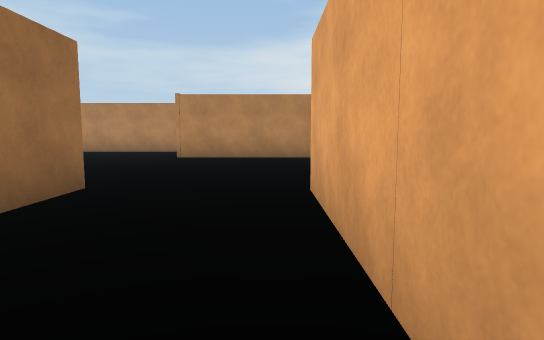
View 1 (above)

20 first-person views from a walk through a scene from a Unity 3-D project. The camera is 1.4 m above the floor, tilts 6° down and sees 75° across. The floor is counted in squares, 2 m on a side. Each view is taken from the middle of a square. On the plan, view 1 faces up. The plan holds only what a view shows up to about 11 squares ahead; the rest is blank. The place goes on beyond the plan. Surface patterns are stand-ins for the level's own textures.

View 2
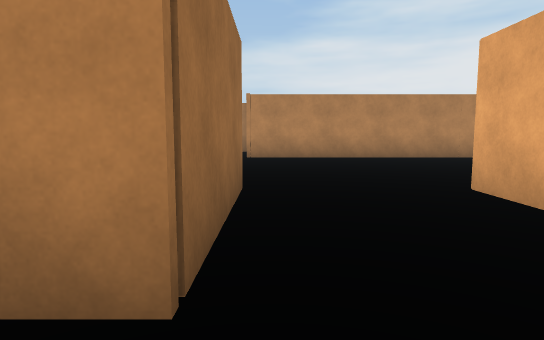

View 3
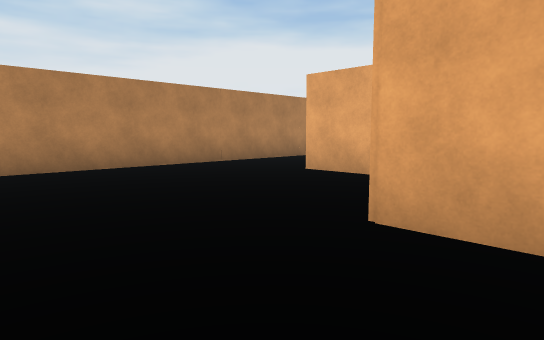

View 4
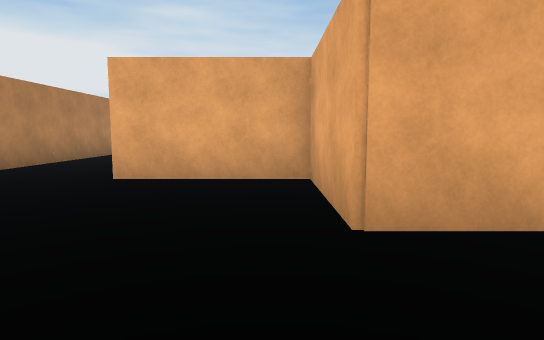

View 5
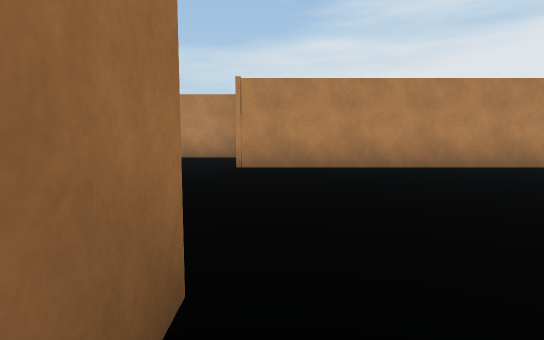

View 6
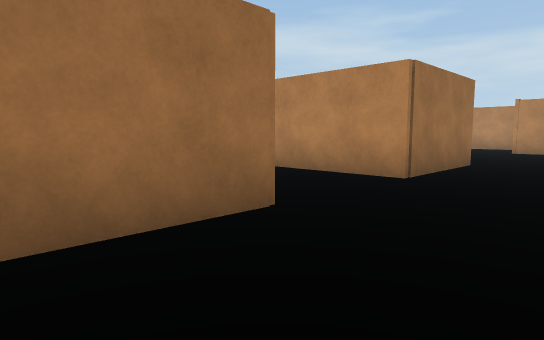

View 7
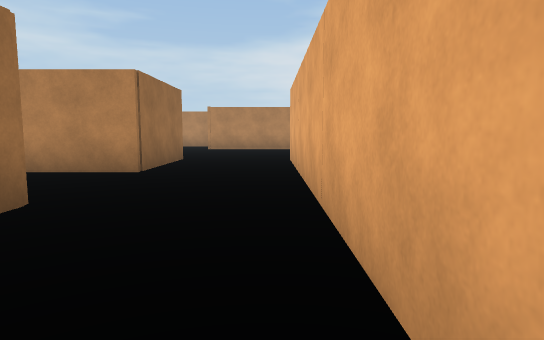

View 8
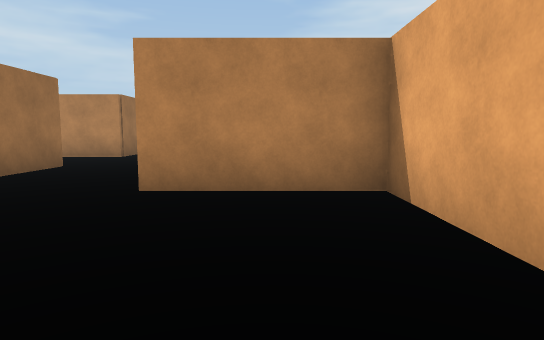

View 9
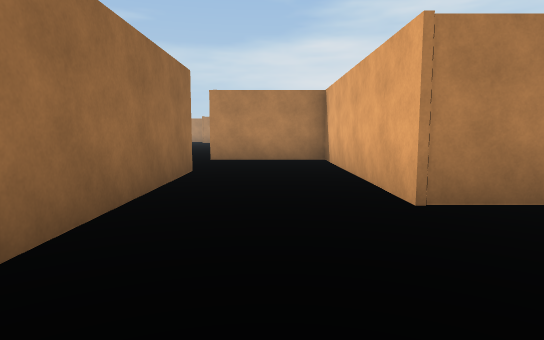

View 10
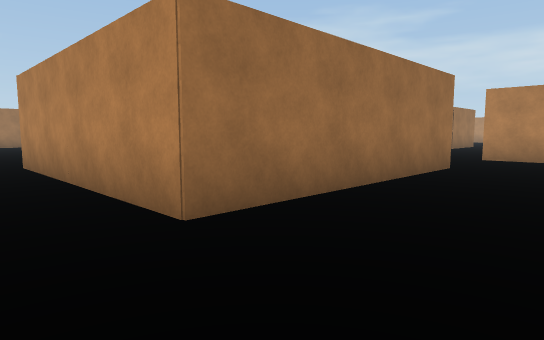

View 11
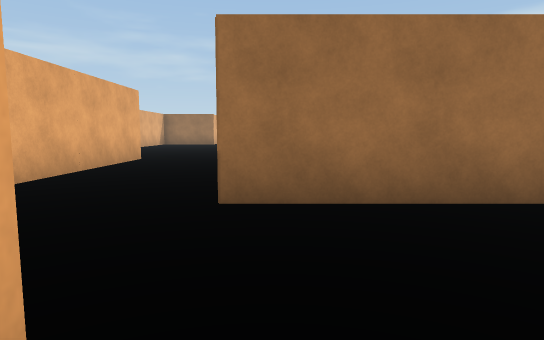

View 12
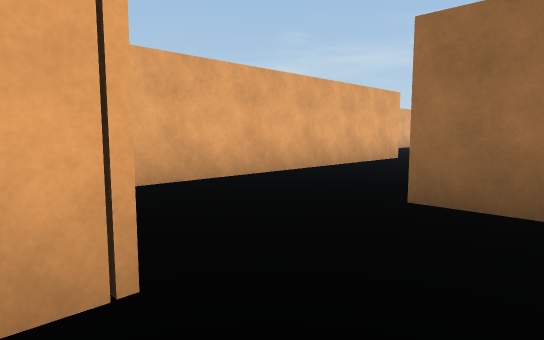

View 13
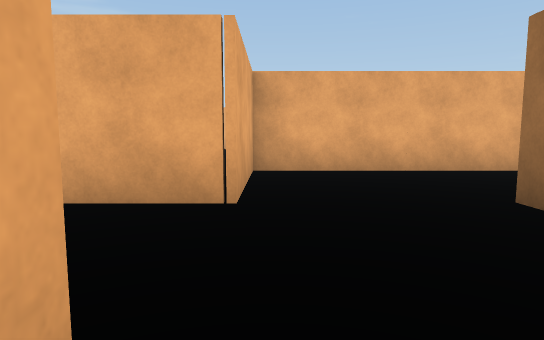

View 14
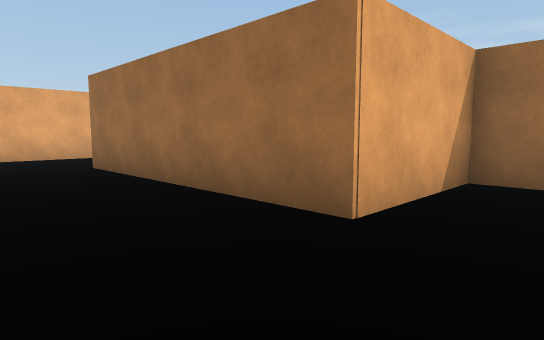

View 15
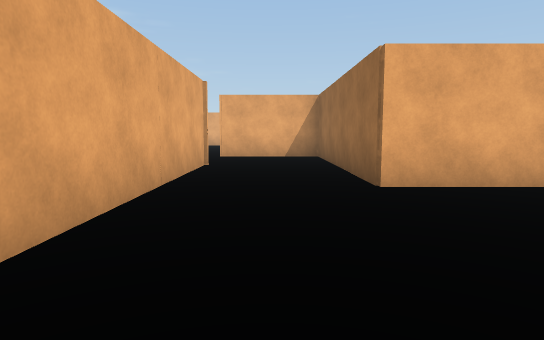

View 16
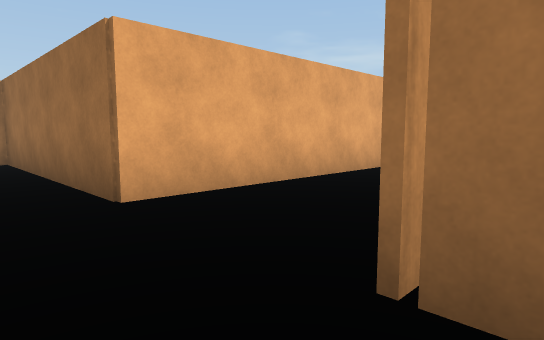

View 17
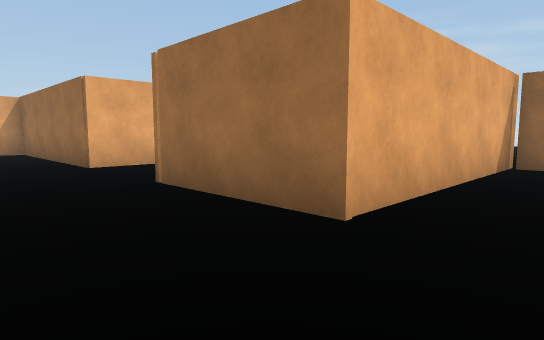

View 18
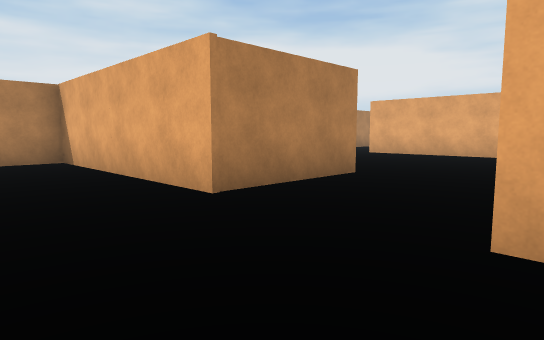

View 19
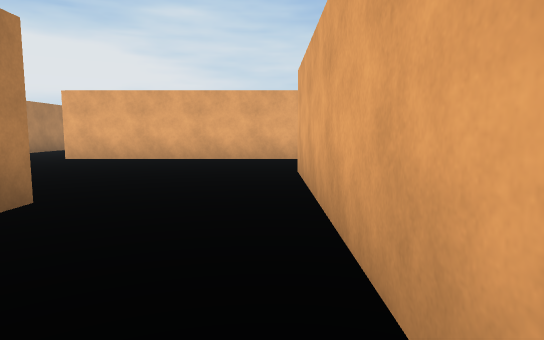

View 20
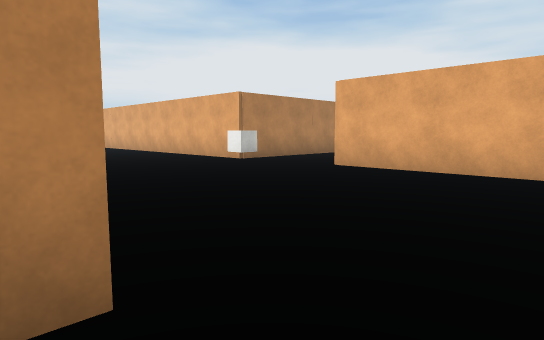

### Floor plan
Points are (right, up) in squares from view 1. A wall is a line through its corners. A room is listed if a view was taken in it or the views show most of it. See-through windows are left out.
Room 1 (views 1, 2, 3, 4, 5, 6, 7, 8, 9, 10, 11, 12, 13, 14, 15, 16, 17, 18, 19, 20)
walls: (14.2, -4.6) (12.2, -4.6) (12.2, -2.5); (6.6, -10.6) (3.4, -10.6) (3.4, -4.8) (0.5, -4.8) (0.5, 4.4) (3.4, 4.4) (3.4, 7.5); (12.4, -13.8) (12.4, -7.4); (9.1, 10.1) (-2.8, 10.1); (-5.5, -1.5) (-2.4, -1.5) (-2.4, -7.5) (0.5, -7.5) (0.5, -13.5) (-5.5, -13.5); (-5.5, 4.4) (-2.4, 4.4) (-2.4, 1.3) (-5.2, 1.3); (-3, 13.1) (-4.6, 13.1); (-5.5, -16.5) (3.4, -16.5) (3.4, -13.5) (9.4, -13.5)
objects: cube (12, -6)

Positions as (right, up) in squares from view 1, and headings:
1: (0, 0), facing up
2: (-2, 0), facing up
3: (-2, 3), facing up-right
4: (-2, 5), facing right
5: (-2, 3), facing up
6: (0, -4), facing up-left
7: (0, -5), facing up
8: (2, -9), facing up
9: (2, -14), facing up
10: (3, -15), facing up-left
11: (4, -13), facing left
12: (4, -12), facing down-left
13: (3, -10), facing down
14: (3, -6), facing down-left
15: (-1, 3), facing down
16: (-1, 2), facing down-left
17: (0, 6), facing down-left
18: (1, -14), facing up-right
19: (3, -13), facing right
20: (6, -12), facing up-right
